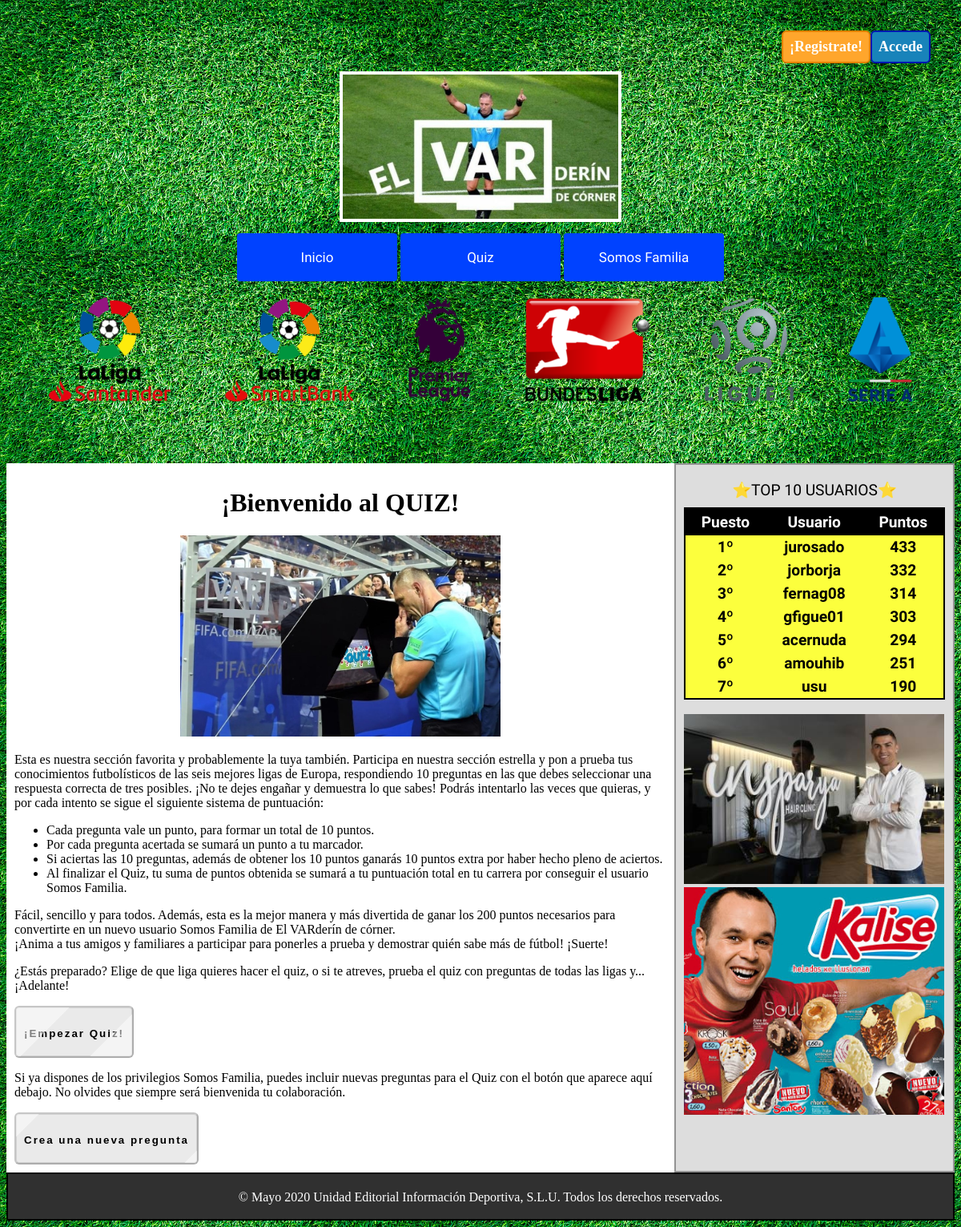
Before: /mostrarInicioQuiz.php with the older database file.
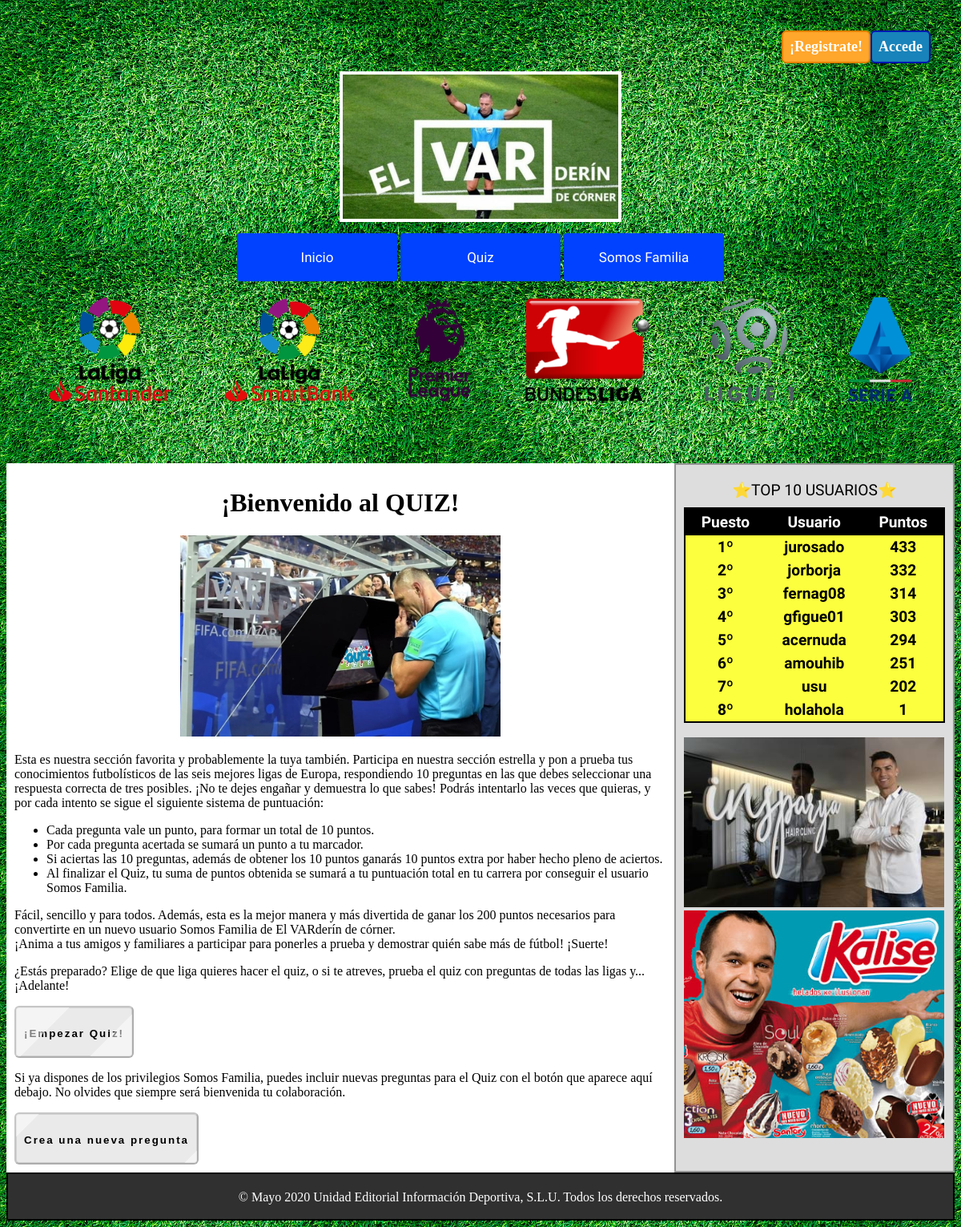
After: the same page with the newer database file.
### tables this page shows
CREATE TABLE `usuarios` (
  `IdUsuario` int(10) NOT NULL,
  `Nombre` varchar(30) NOT NULL,
  `Apellido1` varchar(30) NOT NULL,
  `Apellido2` varchar(30) NOT NULL,
  `Sexo` varchar(10) NOT NULL,
  `EquipoFavorito` int(4) NOT NULL,
  `NombreUsuario` varchar(50) NOT NULL,
  `Contrasena` varchar(100) NOT NULL,
  `Email` varchar(100) NOT NULL,
  `Administrador` tinyint(1) NOT NULL,
  `SomosFamilia` tinyint(1) NOT NULL,
  `Puntos` int(10) NOT NULL
);

### include/dao/UsuarioDAO.php (called while the page is built, shortened)
<?php
class UsuarioDAO extends DAO{
    public function devuelveRanking(){
    	$db = $this->db;
    	$sql = "SELECT NombreUsuario, Puntos FROM usuarios WHERE Administrador = 0 ORDER BY Puntos DESC, NombreUsuario ASC LIMIT 10";
    	$consulta = mysqli_query($db, $sql);
    	return $consulta;
    }
}
?>

### include/sa/UsuarioSA.php (called while the page is built, shortened)
<?php
require_once('./include/dao/UsuarioDAO.php');
class UsuarioSA {
    protected $usuarioDAO;
	public function devuelveRanking(){
		if(!$this->usuarioDAO){
			$this->usuarioDAO = new UsuarioDAO();
		}
		$aux = $this->usuarioDAO;
		return $aux->devuelveRanking();
	}
}
?>

### include/comun/sidebarDer.php (the view, shortened to what this page needs)
<div id="sidebar-right">
	<div id="ranking">
		<?php
			require_once './include/sa/UsuarioSA.php';
			$usuarioSA = new UsuarioSA();
			$lista = $usuarioSA->devuelveRanking();
		?>
		<table class="tablas">
			<caption>⭐TOP 10 USUARIOS⭐</caption>
			<tr>
				<th>Puesto</th>
				<th>Usuario</th>
				<th>Puntos</th>
			</tr>
		<?php
			$i = 1;
			while($mostrar=mysqli_fetch_object($lista)){
				echo "<tr>";
					echo "<td>".$i."º</td>";
					echo "<td>".$mostrar->NombreUsuario."</td>";
					echo "<td>".$mostrar->Puntos."</td>";
				echo "</tr>";
				$i++;
			}
		?>
		</table>
		<br>
	</div>
	<div id="anuncios">
		<img class="imagenes" src="./img/insparya.jpg" alt="clinica capilar cr7">
		<img class="imagenes" src="./img/kaliseParaTodos.png" alt="kalise para todos">
	</div>
</div>

Changed rows visible on the page:
changed usuarios "usu": Puntos "190" → "202"
added usuarios: NombreUsuario "holahola", Puntos "1"
